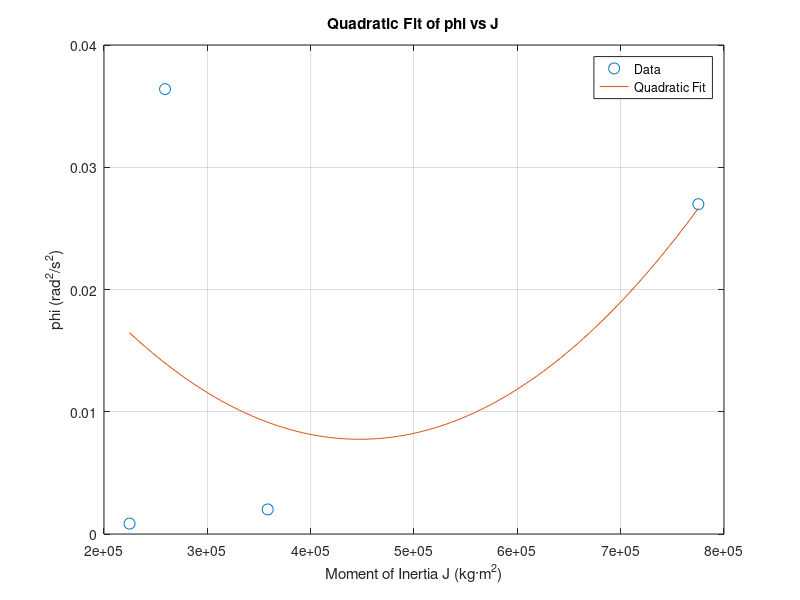

Here is the MATLAB script that generated this plot:
% Define J and phi vectors (replace with your actual data)
J = [775193.7984496124, 358423.1651376147, 259067.35751295334, 224719.10112359552];  % Example moments of inertia (kg·m^2)
phi = [0.026981, 0.0020106, 0.0363919, 0.0008501];  % Example phi = (2*pi*f)^2 for f ~ 0.625 Hz

% Perform quadratic fit: phi = C2*J^2 + C1*J + C0
coeffs = polyfit(J, phi, 2);

% Extract coefficients
C2 = coeffs(1);
C1 = coeffs(2);
C0 = coeffs(3);

% Display results
disp(['C2 = ', num2str(C2)]);
disp(['C1 = ', num2str(C1)]);
disp(['C0 = ', num2str(C0)]);

% Optional: Plot the fit 
J_fit = linspace(min(J), max(J), 100);
phi_fit = polyval(coeffs, J_fit);
figure;
plot(J, phi, 'o', 'MarkerSize', 8, 'DisplayName', 'Data');
hold on;
plot(J_fit, phi_fit, '-', 'DisplayName', 'Quadratic Fit');
xlabel('Moment of Inertia J (kg·m^2)');
ylabel('phi (rad^2/s^2)');
title('Quadratic Fit of phi vs J');
legend('show');
grid on;